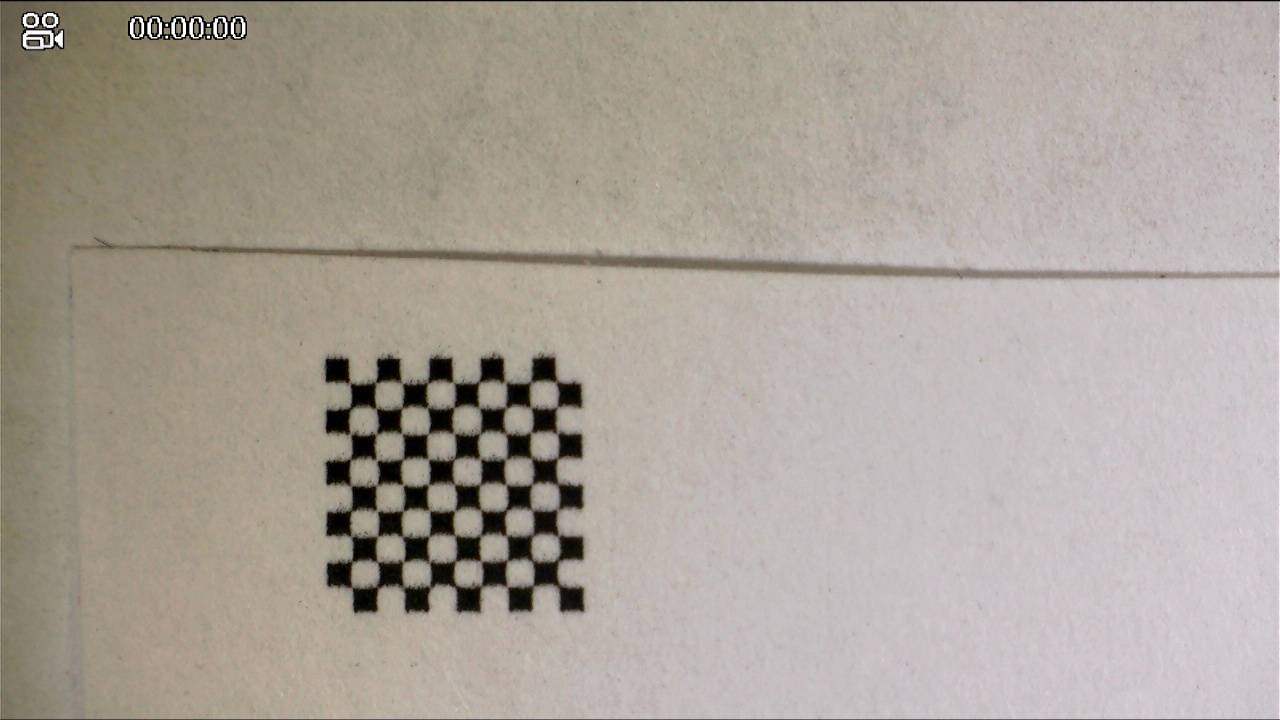
#> input picture calibration/captured_images/image_1.jpg, 1280 x 720 px; its folder holds only this picture in this run
$ jupyter execute DistConv.ipynb
#> lines starting #> are read from the running program, lines starting #| are printed output that depends on the picture; after the words box and inside, x2 and y2 are one past the last pixel; in counts of white or black regions, pixels touching at a corner belong together; long printed decimals are rounded
## Converting Pixels in Image to Physical Distance with Monocular Camera

Import needed libraries

[cell 1]
import numpy as np
import cv2 as cv
import glob
import math

Camera Calibration Code from https://www.youtube.com/watch?v=3h7wgR5fYik

[cell 2]
# Chessboard size
chessBoardSize = (9, 9)  # Size of the chessboard
frameSize = (1280, 720)   # Size of the images

# Termination criteria
criteria = (cv.TERM_CRITERIA_EPS + cv.TERM_CRITERIA_MAX_ITER, 30, 0.001)

# Prepare object points like (0,0,0), (1,0,0), ..., (8,7,0)
objp = np.zeros((chessBoardSize[0] * chessBoardSize[1], 3), np.float32)
objp[:, :2] = np.mgrid[0:chessBoardSize[0], 0:chessBoardSize[1]].T.reshape(-1, 2)

# Arrays to store object points and image points from all images
objPoints = []  # 3D point in real world space
imgPoints = []  # 2D point in image space

# Read images from the captured_images folder
images = glob.glob('captured_images/*.jpg')

# Debug: Check if images are found
if not images:
    print("No images found in the 'captured_images' folder. Check the folder path and file extensions.")
else:
    print("Found {} images.".format(len(images)))

for image in images:
    print("Processing:", image)
    img = cv.imread(image)
#> img is the input picture: shape (720, 1280, 3); mean B, G, R 153.5, 162.8, 170.8
    if img is None:
        print("Failed to load image {}".format(image))
        continue
    gray = cv.cvtColor(img, cv.COLOR_BGR2GRAY)
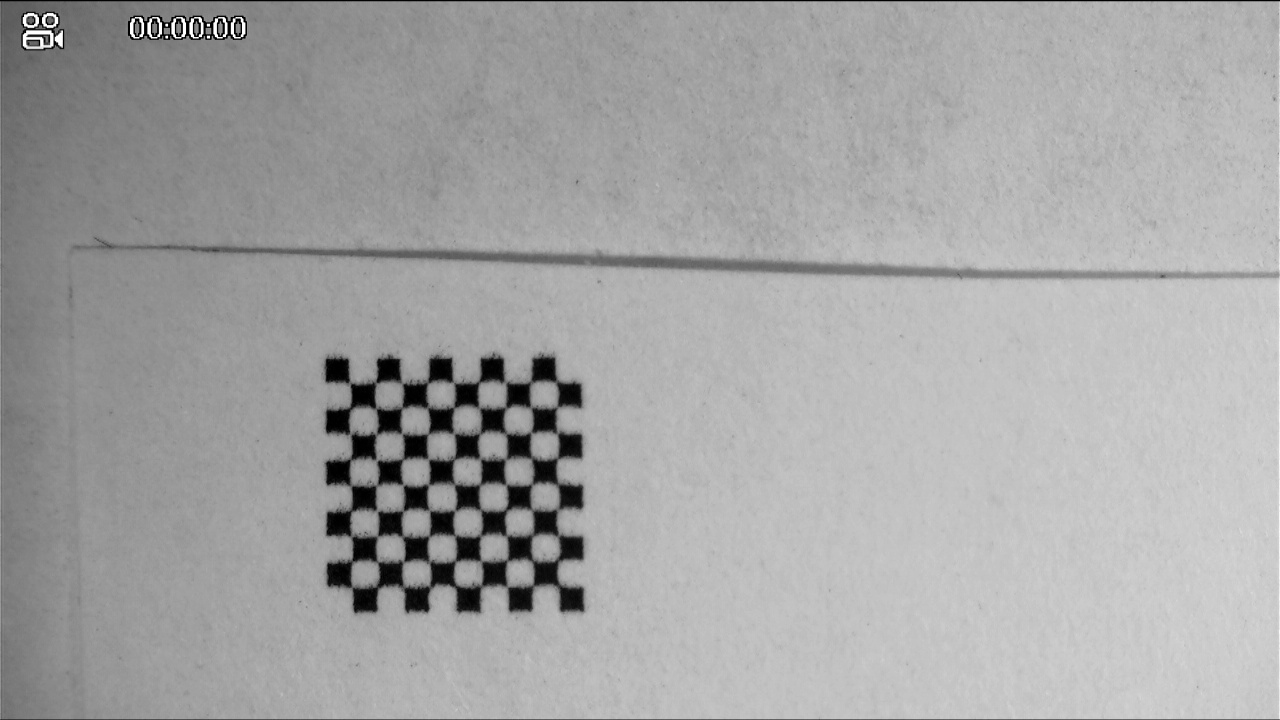
#> gray: shape (720, 1280); min 0, max 255, mean 164.1
    # NEW: sharpening the image may gives more allowance for blurriness
    kernel = np.array([[0, -1, 0], [-1, 5, -1], [0, -1, 0]])
    sharpened = cv.filter2D(gray, -1, kernel)

    # Find the chessboard corners
    ret, corners = cv.findChessboardCorners(sharpened, chessBoardSize, None)
#> ret = True; corners = 81 rows, first 8: [349.5, 383], [376.4, 382.9], [403.1, 383.7], [427, 382], [453, 383], [478.5, 382], [505, 383.5], [530.2, 381.9]

    # If found, add object points and image points (after refining them)
    if ret:
        objPoints.append(objp)
        corners2 = cv.cornerSubPix(sharpened, corners, (11, 11), (-1, -1), criteria)
#> corners2 = 81 rows, first 8: [349.7, 383.2], [375.5, 382.5], [404.5, 383.6], [426.7, 382.5], [454.5, 383.4], [478.5, 382.5], [504.9, 382.5], [530.5, 381.9]
        imgPoints.append(corners2)

        # Draw and display the corners
        cv.drawChessboardCorners(img, chessBoardSize, corners2, ret)
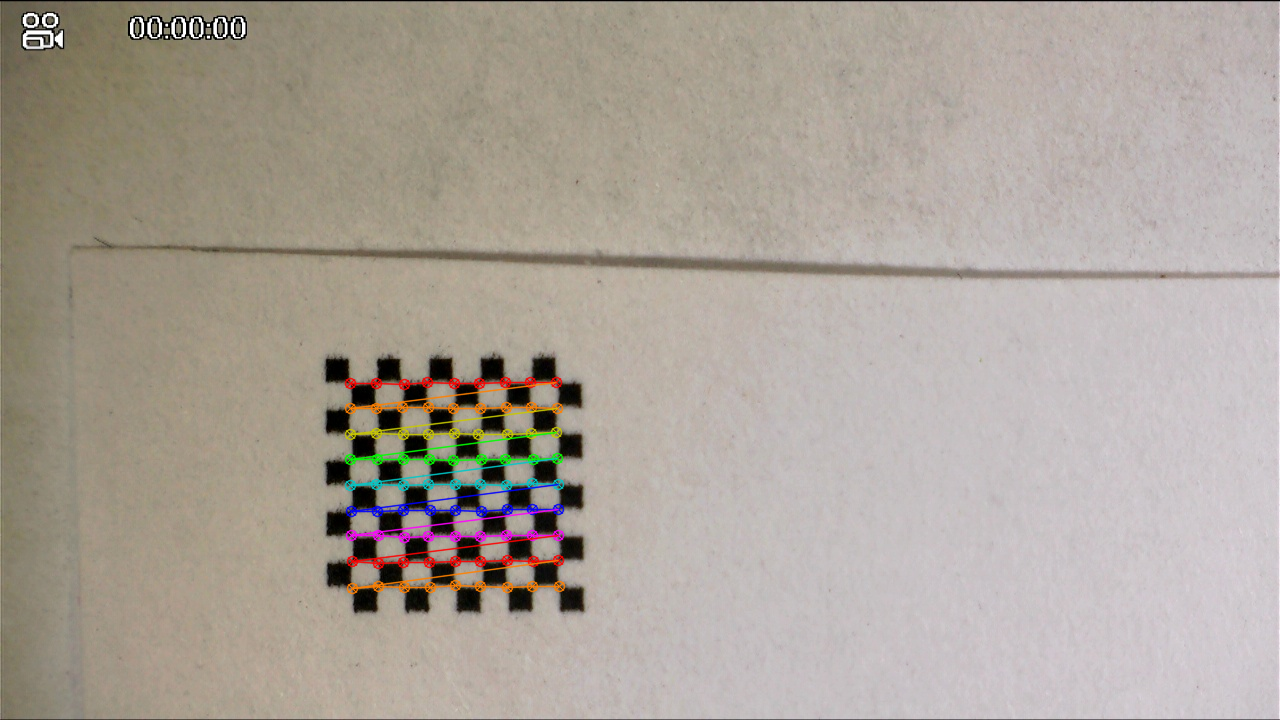
#> img: shape (720, 1280, 3); 1.78% of pixels changed, all inside (x1, y1, x2, y2) = (344, 376, 566, 595)
        cv.imshow('img', img)
        cv.waitKey(5000)
    else:
        print("Chessboard corners not found in image {}".format(image))

cv.destroyAllWindows()

# Check if we have enough points for calibration
if len(objPoints) == 0 or len(imgPoints) == 0:
    print("No valid points found for calibration. Please check your images and chessboard pattern.")
else:
    # Perform calibration
    ret, cameraMatrix, dist, rvecs, tvecs = cv.calibrateCamera(objPoints, imgPoints, frameSize, None, None)
#> ret = 0.868; cameraMatrix = [[16631.1, 0, 637.6], [0, 16695.1, 358.3], [0, 0, 1]]; dist = [[-79.94, -0.00713, 0.506, -0.89, -3.38e-05]]; rvecs = ([-0.178, -0.163, -0.00716],); tvecs = ([-11.05, 0.863, 654.8],)
    print("Camera Calibrated:", ret)
#| Camera Calibrated: 0.8675
    print("\nCamera Matrix:\n", cameraMatrix)
#| Camera Matrix:
#|  [[1.66311260e+04 0.00000000e+00 6.37603196e+02]
#|  [0.00000000e+00 1.66951319e+04 3.58318047e+02]
#|  [0.00000000e+00 0.00000000e+00 1.00000000e+00]]
    # print("\nDistortion Parameters:\n", dist)
    # print("\nRotation Vectors:\n", rvecs)
    # print("\nTranslation Vectors:\n", tvecs)

We need the focal length of the camera in x and y direction, fx, fy. <br>
According to: https://stackoverflow.com/questions/58269814/how-to-get-camera-focal-length-with-opencv <br>
The `cameraMatrix` in the above code block showed included such needed values of focal length in pixels.

[cell 3]
fx = cameraMatrix[0][0]
#> fx = 16631.1
fy = cameraMatrix[1][1]
#> fy = 16695.1
fx, fy
#> Out = (16631.1, 16695.1)

Since we have monocular camera, the focal length values are constants.
Also, as the snake 2D motion is assumed to be on a different physical level (z value) from where the chessboard used for calibration, the distance between the 2D plane where the operations are happening and between the camera is needed to convert number of pixels between points into actual distance. However, we still need a reference object with its actual dimension.

The formula is F = P * D / W
where:
- F = focal length
- P = number of pixels between two points
- D = distance from camera to the plane of movement
- W = distance measured physically

In the case of actual data collection, such reference will be the snake itself. For demo purpose, a zoomed in version of the chessboard is used as a reference.

### Calculate distance between the chessboard and the camera for `diff_z.jpg`
To calculate such value, we rearrange the formula:
D = W * F / P
where:
- D = distance from camera to the chessboard
- W = distance measured physically = 0.5 mm between each corner
- F = focal length
- P = number of pixels between two corners

All variable are either known or can be measured from the image, except D, as we cannot directly know from the image.
We acquire P from the code below:

[cell 4]
W = 0.5

[cell 5]
ref = cv.imread('diff_z.jpg')
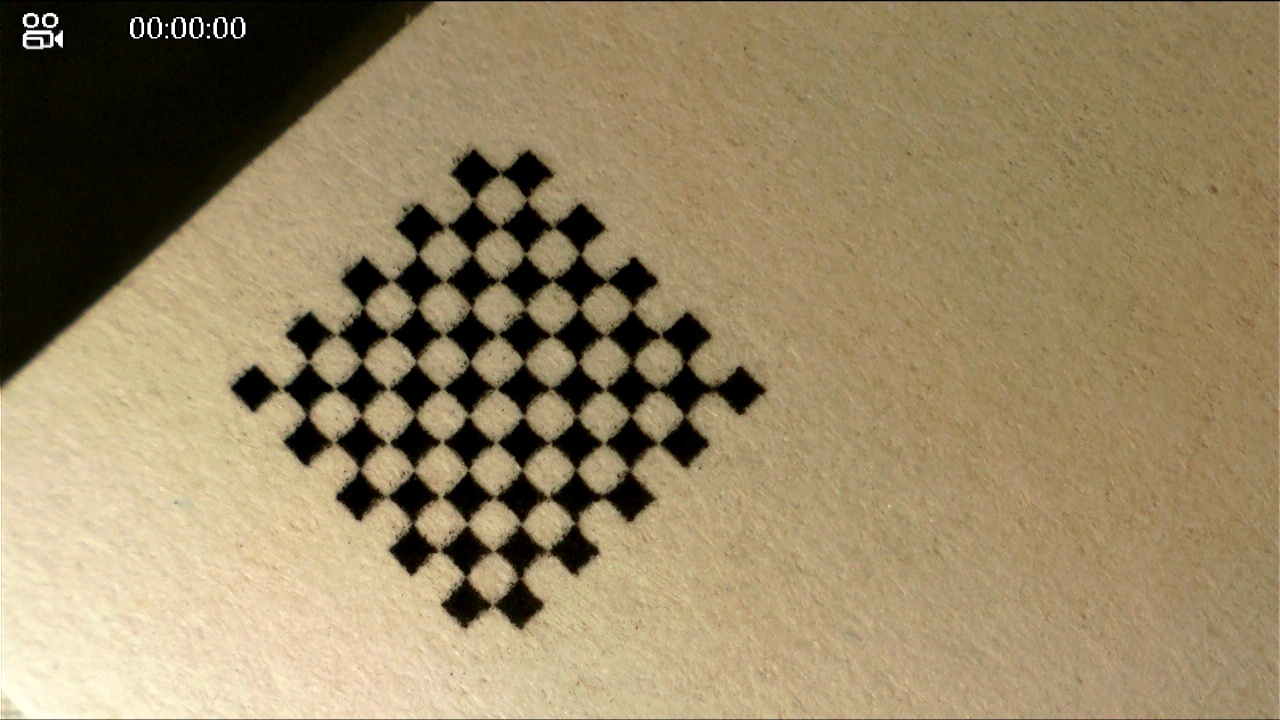
#> input picture pixel_to_dist/diff_z.jpg, 1280 x 720 px
#> ref is the input picture: shape (720, 1280, 3); mean B, G, R 100.2, 133.1, 150.2
chessBoardSize = (9, 9)  # Size of the chessboard
criteria = (cv.TERM_CRITERIA_EPS + cv.TERM_CRITERIA_MAX_ITER, 30, 0.001)

# Get corners from calibrated images
gray = cv.cvtColor(ref, cv.COLOR_BGR2GRAY)
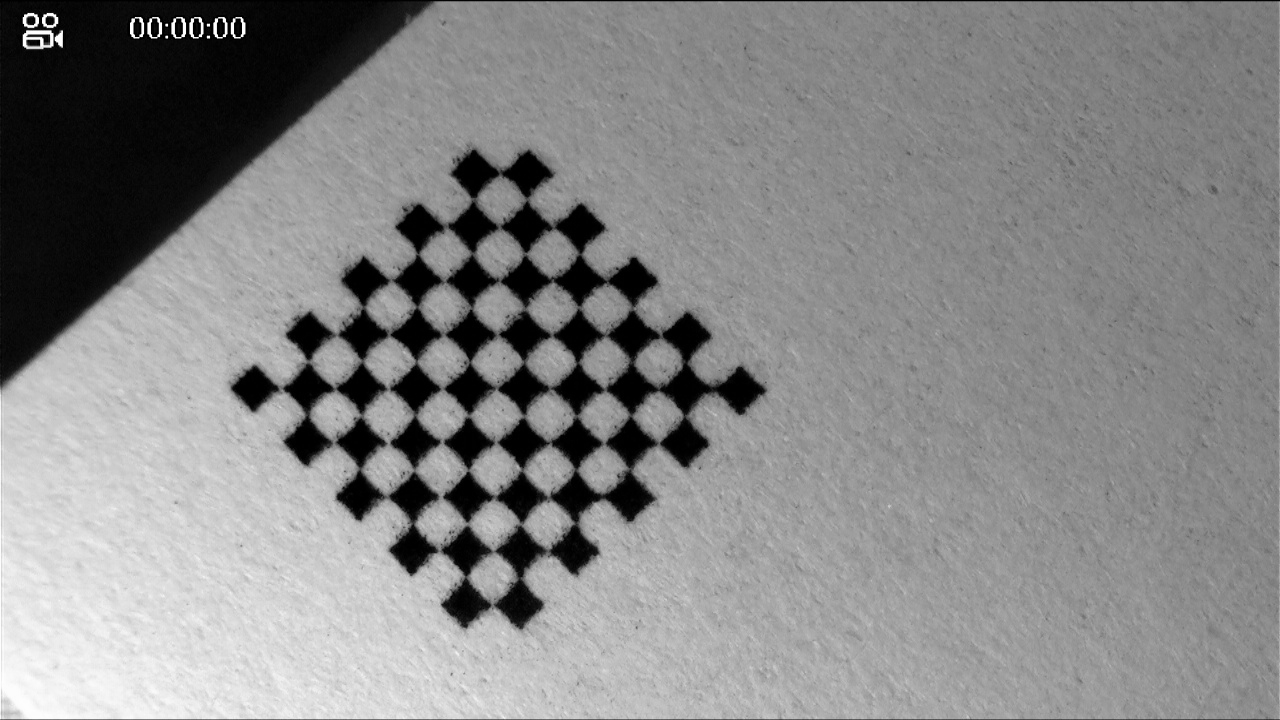
#> gray: shape (720, 1280); min 0, max 255, mean 134.5
kernel = np.array([[0, -1, 0], [-1, 5, -1], [0, -1, 0]])
sharpened = cv.filter2D(gray, -1, kernel)
ret, corners = cv.findChessboardCorners(sharpened, chessBoardSize, None)
#> ret = True; corners = 81 rows, first 8: [499.3, 172.7], [527.6, 199.5], [553.5, 226], [580.5, 254.3], [607.4, 281.4], [631.8, 305.5], [660.5, 335], [686.5, 363.4]
corners = cv.cornerSubPix(sharpened, corners, (11, 11), (-1, -1), criteria)
#> corners = 81 rows, first 8: [501.4, 173.7], [527.2, 200.4], [552.5, 226.8], [578.8, 254.7], [606.7, 281.7], [634.3, 307.4], [659.6, 334.7], [683.8, 363.3]

# Acquire side length
side_length = []

for i in range(chessBoardSize[1]):
    for j in range(chessBoardSize[0] - 1):
        curr_corner = corners[j+i*9][0]
        next_corner = corners[j+i*9+1][0]
        pixel_num = math.sqrt((curr_corner[0]-next_corner[0])**2 + (curr_corner[1]-next_corner[1])**2)
        side_length.append(pixel_num)
#> after the loop, side_length = 72 values, max 39.99 at index 19, min 35.17 at index 31, mean 37.79


P = np.average(side_length)
#> P = 37.79

P
#> Out = 37.79

Calculate D:

[cell 6]
D = W * fx / P
#> D = 220.1
D
#> Out = 220.1

Any other unknown physical width on this plane can then be calculated with the rearrangement of the formula: </br>
W' = D * P' / F </br>
`W'` is the desired physical distance to be determined on this plane. </br>
`P'` is the number of pixels on the path shown in image.

Testing with P' = 2P

[cell 7]
W_prime = D * P * 2 / fx
#> W_prime = 1
W_prime
#> Out = 1
